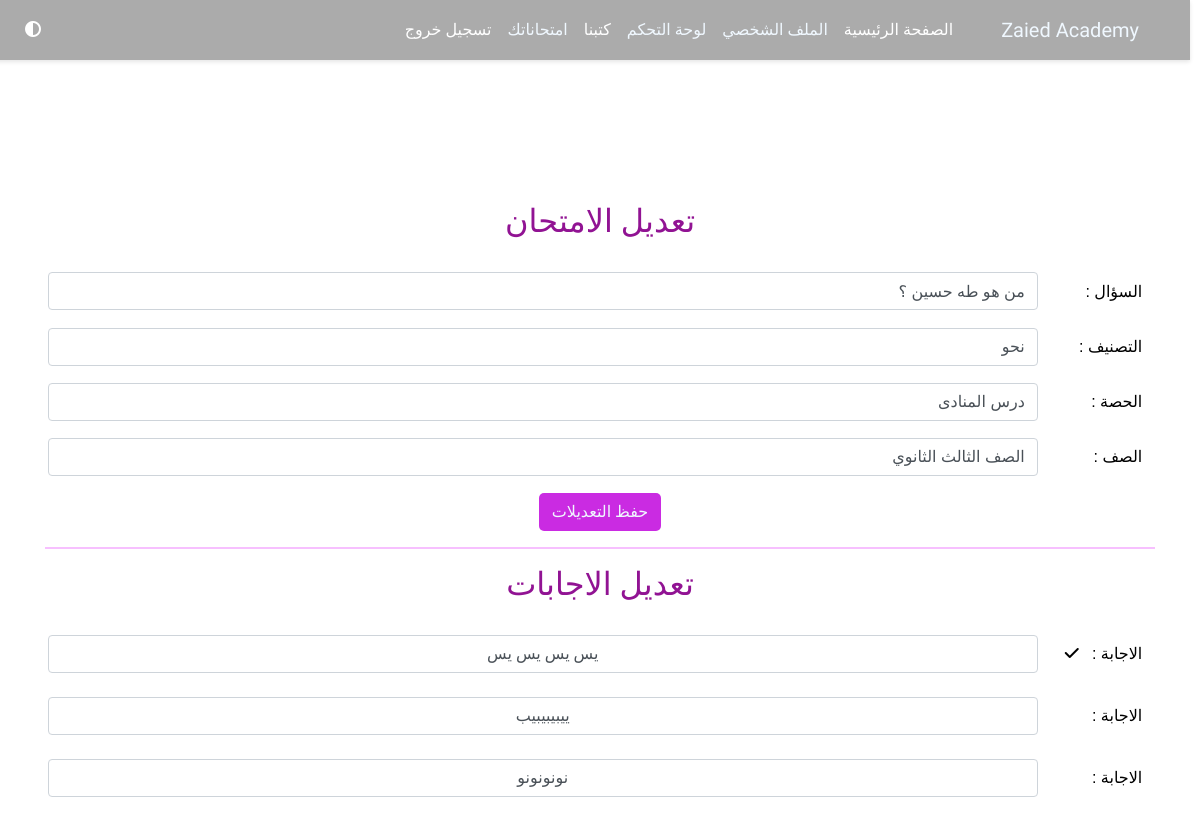
The app's page /quizs/edit-quiz/5/ (signed in) with its own data.
### Qiuzs/models.py (models this page shows, shortened)
class Question(models.Model):
    category = models.ForeignKey(Category, on_delete=models.CASCADE, null=True, blank=True)
    lesson = models.ForeignKey(Lesson, on_delete=models.CASCADE, null=True, blank=True)
    grade = models.ForeignKey(Grade, on_delete=models.CASCADE, null=True, blank=True)
    text = models.CharField(max_length=255)  # نص السؤال
    created_at = models.DateTimeField(auto_now_add=True)

class Choice(models.Model):
    question = models.ForeignKey(Question, on_delete=models.CASCADE, related_name='choices')
    text = models.CharField(max_length=255)  # نص الاختيار
    is_correct = models.BooleanField(default=False)  # يشير إذا كان الاختيار صحيحًا

### LP_app/models.py (models this page shows, shortened)
class Category(models.Model):
    name = models.CharField(max_length=200)
    image = models.ImageField(upload_to='cat_images', null=True, blank=False)

class Lesson(models.Model):
    title = models.CharField(max_length=200, null=True, blank=True)
    discrebtion = models.TextField(null=True, blank=True)
    lesson = models.FileField(upload_to='lessons', null=True, blank=True)
    bdf = models.FileField(upload_to='bdfs', null=True, blank=True)
    category = models.ForeignKey(Category, on_delete=models.CASCADE, null=True, blank=True)
    thumnale_image = models.ImageField(upload_to='thumnales', null=True, blank=True)
    added_date = models.DateTimeField(auto_now_add=True, null=True, blank=True)
    views = models.PositiveIntegerField(default=0)  # حقل عدد المشاهدات
    grade = models.ForeignKey(Grade, on_delete=models.CASCADE, null=True, blank=True)

class Grade(models.Model):
    grade = models.CharField(max_length=50, null=True, blank=True)

### Qiuzs/views.py (the view, shortened to what this page needs)
# urls.py: path('edit-quiz/<int:pk>/', views.edit_quiz, name='edit_quiz'),
def edit_quiz (request, pk):
    if request.user.is_anonymous:
        return redirect('landing')
    else:
        if not request.user.is_staff:
            messages.error(request, 'عذراً, انت هذه الصفحة للمدرس فقط')
            return redirect('home')
        else:
            quiz_question = Question.objects.get(id=pk)
            quiz_answers = Choice.objects.filter(question=quiz_question)
            categories = Category.objects.all()
            grades = Grade.objects.all()
            lessons = Lesson.objects.all()
            context = {
            'lessons':lessons,
            'grades':grades,
            'categories':categories,
            'questions':quiz_question,
            'quiz_answers':quiz_answers,
            }
            return render(request, 'Quizs/quiz_edit.html', context)

### LP_app/context_processor.py (called while the page is built)
def subscription_status(request):
    if request.user.is_authenticated:
        try:
            status = Subscription.objects.get(user=request.user)
        except Subscription.DoesNotExist:
            status = False
    else:
        status = False
    return {
        'status': status,
    }

### templates/Quizs/quiz_edit.html (shortened to what this page needs)
{% extends 'base.html' %}
{% block content %}
<h2 class="d-flex justify-content-center" style="color: #911393;">تعديل الامتحان</h2>
<br>
<form method="POST" enctype="multipart/form-data">
    <div class="form-group">
        <label for="title" class="form-label">السؤال :</label>
        <input type="text" class="form-control" id="title" name="question" placeholder="اضف سؤال" value="{{questions.text}}" required>
    </div>
    <div class="form-group">
        <label for="category" class="form-label">التصنيف :</label>
        <select class="form-control" id="grade" name="category" required>
            {% for cat in categories %}
            <option value="{{ cat.id }}" {% if cat.id == questions.category.id %}selected{% endif %} >{{ cat.name }}</option>
            {% endfor %}
        </select>
    </div>
    <div class="form-group">
        <label for="category" class="form-label">الحصة :</label>
        <select class="form-control" id="grade" name="lesson" required>
            {% for lesson in lessons %}
            <option value="{{ lesson.id }}" {% if lesson.id == questions.lesson.id %}selected{% endif %}>{{ lesson.title }}</option>
            {% endfor %}
        </select>
    </div>
    <div class="form-group">
        <label for="category" class="form-label">الصف :</label>
        <select class="form-control" id="grade" name="grade" required>
            {% for grade in grades %}
            <option value="{{ grade.id }}" {% if grade.id == questions.grade.id %}selected{% endif %}>{{ grade.grade }}</option>
            {% endfor %}
        </select>
    </div>
    <button type="submit" class="btn" style="background-color: rgb(202, 43, 226); font-size: 1em; font-family: 'Almarai', sans-serif; color:aliceblue; border-radius: 5px;" name="edited-btn">حفظ التعديلات</button>
</form>
    <hr>
    <h2 class="d-flex justify-content-center" style="color: #911393;">تعديل الاجابات</h2>
    <br>
    {% for answer in quiz_answers %}
    <div class="form-group">
        {% if answer.is_correct %}
        <label for="category" class="form-label">الاجابة : &nbsp; <i class="fa-solid fa-check"></i></label>
        {% else %}
        <label for="category" class="form-label">الاجابة :</label>
        {% endif %}
        <a href="{% url 'edit_choice' answer.id %}"><h5 class="form-control">{{answer.text}}</h5></a>
    </div>
    {% endfor %}<br><br>
{% endblock %}

### static/css/style.css (style rules this page uses)
body { transition: background-color 0.3s, color 0.3s; font-family: "Almarai", sans-serif; padding: 10px; }
body.light-theme { background-color: rgb(255, 255, 255); color: #000000; }
body { margin: 0; font-family: 'Arial', sans-serif; background-color: #ffffff; color: #333333; text-align: center; }
button { position: relative; padding: 10px 20px; border: none; border-radius: 50px; font-size: 2em; cursor: pointer; font-family: "Almarai", sans-serif; }
hr { border: 1px solid #E207FF; background-color: #c507ff; }
h1,h2,h3,h4,h5,h6,p { font-family: "Almarai", sans-serif; }

### templates/Quizs/quiz_edit.html (style rules this page uses)
.form-label { display: inline-block; width: 100px; text-align: right; margin-right: 10px; }
.form-control { display: inline-block; width: calc(100% - 120px); }

### records on screen
Question: question "من هو طه حسين ؟", category "نحو", lesson "درس المنادى", grade "الصف الثالث الثانوي"
Choice: shows "الاجابة :", is_correct True (drawn), text "يس يس يس يس"
Choice: shows "الاجابة :", text "ييبيبيبيب"
Choice: shows "الاجابة :", text "نونونونو"
